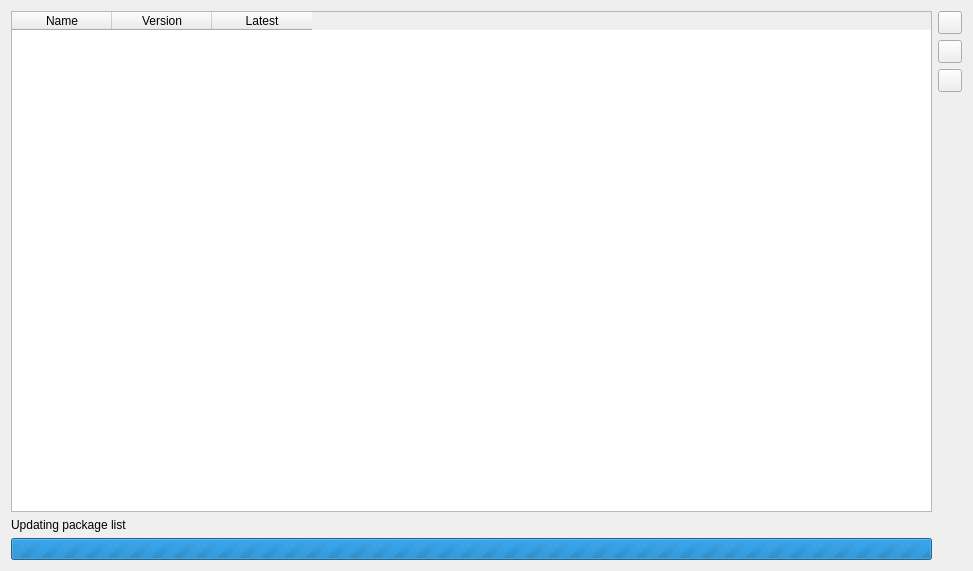
<?xml version="1.0" encoding="UTF-8"?>
<ui version="4.0">
 <class>Form</class>
 <widget class="QWidget" name="Form">
  <property name="geometry">
   <rect>
    <x>0</x>
    <y>0</y>
    <width>973</width>
    <height>571</height>
   </rect>
  </property>
  <property name="windowTitle">
   <string>Form</string>
  </property>
  <layout class="QHBoxLayout" name="horizontalLayout">
   <item>
    <layout class="QVBoxLayout" name="verticalLayout_2">
     <item>
      <widget class="QTableWidget" name="table_packages">
       <property name="toolTip">
        <string>The list of installed package for the selected interpreter.</string>
       </property>
       <property name="editTriggers">
        <set>QAbstractItemView::NoEditTriggers</set>
       </property>
       <property name="alternatingRowColors">
        <bool>true</bool>
       </property>
       <property name="selectionBehavior">
        <enum>QAbstractItemView::SelectRows</enum>
       </property>
       <property name="sortingEnabled">
        <bool>true</bool>
       </property>
       <attribute name="horizontalHeaderStretchLastSection">
        <bool>false</bool>
       </attribute>
       <attribute name="verticalHeaderVisible">
        <bool>false</bool>
       </attribute>
       <column>
        <property name="text">
         <string>Name</string>
        </property>
       </column>
       <column>
        <property name="text">
         <string>Version</string>
        </property>
       </column>
       <column>
        <property name="text">
         <string>Latest</string>
        </property>
       </column>
      </widget>
     </item>
     <item>
      <widget class="QLabel" name="label_status">
       <property name="text">
        <string>Updating package list</string>
       </property>
      </widget>
     </item>
     <item>
      <widget class="QProgressBar" name="progress_bar">
       <property name="maximum">
        <number>0</number>
       </property>
       <property name="value">
        <number>-1</number>
       </property>
      </widget>
     </item>
    </layout>
   </item>
   <item>
    <layout class="QVBoxLayout" name="verticalLayout">
     <item>
      <widget class="QToolButton" name="bt_add_packages">
       <property name="toolTip">
        <string>Install one or more packages</string>
       </property>
       <property name="text">
        <string/>
       </property>
       <property name="icon">
        <iconset theme="list-add">
         <normaloff>../../../hackedit-python/data/forms</normaloff>../../../hackedit-python/data/forms</iconset>
       </property>
      </widget>
     </item>
     <item>
      <widget class="QToolButton" name="bt_rm_package">
       <property name="toolTip">
        <string>Uninstall selected package</string>
       </property>
       <property name="text">
        <string/>
       </property>
       <property name="icon">
        <iconset theme="edit-delete">
         <normaloff>../../../hackedit-python/data/forms</normaloff>../../../hackedit-python/data/forms</iconset>
       </property>
      </widget>
     </item>
     <item>
      <widget class="QToolButton" name="bt_update_package">
       <property name="toolTip">
        <string>Update selected package</string>
       </property>
       <property name="text">
        <string/>
       </property>
       <property name="icon">
        <iconset theme="go-up">
         <normaloff>../../../hackedit-python/data/forms</normaloff>../../../hackedit-python/data/forms</iconset>
       </property>
      </widget>
     </item>
     <item>
      <spacer name="verticalSpacer">
       <property name="orientation">
        <enum>Qt::Vertical</enum>
       </property>
       <property name="sizeHint" stdset="0">
        <size>
         <width>20</width>
         <height>40</height>
        </size>
       </property>
      </spacer>
     </item>
    </layout>
   </item>
  </layout>
 </widget>
 <resources/>
 <connections/>
</ui>
